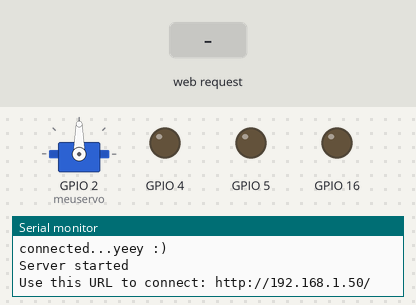
Recording of a sketch running on a simulated ESP8266 (NodeMCU). Parts: servo, output pins drawn as LEDs (lit = HIGH), the last lines printed to the serial monitor. The test bench sets the inputs (shaded band). WiFi joins after 1.5 s; servers stay silent unless stated.

Above: at 2.7 s.
2.8 s: HTTP request GET /D11 received
At 3.9 s:
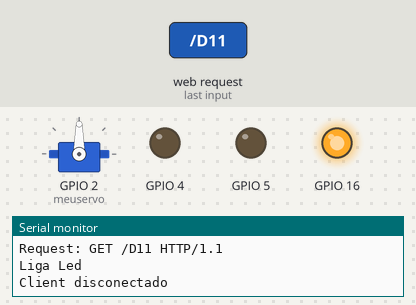
4.3 s: HTTP request GET /D21 received
At 5.0 s:
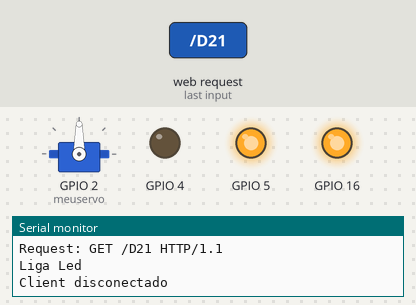
5.8 s: HTTP request GET /D10 received
At 6.2 s:
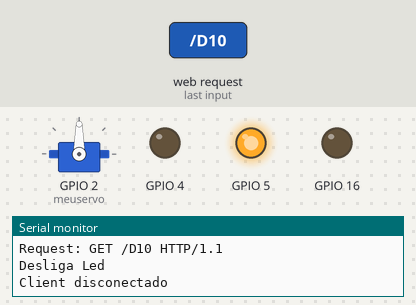
7.3 s: HTTP request GET /D31 received
At 8.5 s:
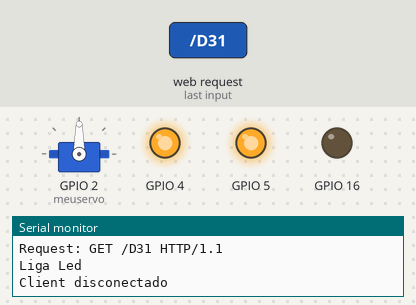
8.8 s: HTTP request GET /LED=OFF received
At 9.7 s:
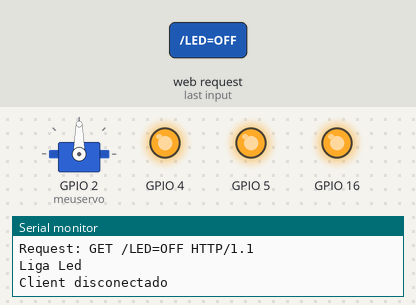
10.3 s: HTTP request GET /D20 received
At 10.8 s:
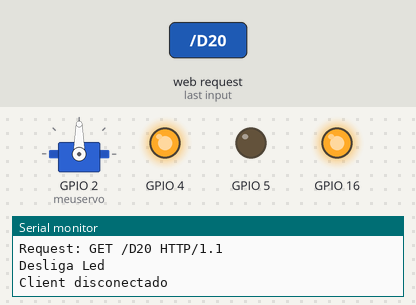
Timing chart, 0 to 12.8 s (numbered marks = the images above; inputs shaded):
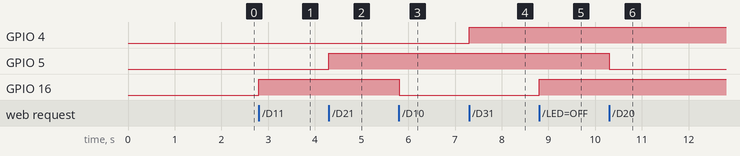

The sketch:

nodeMCU-AutoConnect-ipfixo-led-servo-interacao-web-novophp.ino
```cpp
#include <ESP8266WiFi.h>          //https://github.com/esp8266/Arduino

//needed for library
#include <DNSServer.h>
#include <ESP8266WebServer.h>
#include <WiFiManager.h>         //https://github.com/tzapu/WiFiManager

WiFiServer server(80);


//SERVO
#include <Servo.h>
Servo meuservo;

//DECLARACAO DE VARIAVEIS
String strTipo;
String strPino;
String strComando;


void setup() {
    // put your setup code here, to run once:
    Serial.begin(115200);

    //I-O
    pinMode(16, OUTPUT);
    pinMode(5, OUTPUT);
    pinMode(4, OUTPUT);

    //SERVO
    meuservo.attach(2);
    //WiFiManager
    //Local intialization. Once its business is done, there is no need to keep it around
    WiFiManager wifiManager;
    //reset saved settings
    //wifiManager.resetSettings();

    //set custom ip for portal
    wifiManager.setAPStaticIPConfig(IPAddress(192,168,0,75), IPAddress(192,168,0,1), IPAddress(255,255,255,0));


      //start-block2
  IPAddress _ip = IPAddress(192, 168, 0, 88);
  IPAddress _gw = IPAddress(192, 168, 0, 1);
  IPAddress _sn = IPAddress(255, 255, 255, 0);
  //end-block2

  wifiManager.setSTAStaticIPConfig(_ip, _gw, _sn);


    //fetches ssid and pass from eeprom and tries to connect
    //if it does not connect it starts an access point with the specified name
    //here  "AutoConnectAP"
    //and goes into a blocking loop awaiting configuration
    wifiManager.autoConnect("AutoConnectAP");
    //or use this for auto generated name ESP + ChipID
    //wifiManager.autoConnect();


    //if you get here you have connected to the WiFi
    Serial.println("connected...yeey :)");

    // Start the server
    server.begin();
    Serial.println("Server started");

    // Print the IP address
    Serial.print("Use this URL to connect: ");
    Serial.print("http://");
    Serial.print(WiFi.localIP());
    Serial.println("/");
}

void loop() {
  //Serial.println(value);

  //fim do loop------------------------------------------------------

  // Check if a client has connected
  WiFiClient client = server.available();
  if (!client) {
    return;
  }

  // Wait until the client sends some data
  Serial.println("Novo client");
  while(!client.available()){
    delay(1);
  }

  // Read the first line of the request
  String request = client.readStringUntil('\r');
  Serial.print("Request: ");
  Serial.println(request);


  client.flush();


  strTipo=request.substring(6,7);
  //strPino=
  //strComando=
  // Match the request
    //strTipo = cmd.substring(0,1);
    //strRepeticao = cmd.substring(1,2);
    //strLocal = cmd.substring(cmd.length() -1);
    //comando = cmd.substring(2,cmd.length() -1);

  if (strTipo == "D")  {
    Serial.println("PINO DIGITAL");
  }else if(strTipo == "S"){
    strPino=request.substring(6,9);
    strComando=request.substring(9,12);

    Serial.println("SERVO");
    meuservo.write(strComando.toInt());
  }else if(strTipo == "A"){
    Serial.println("PINO ANALOGICO");
  }


  if (request.indexOf("/D11") != -1)  {
    digitalWrite(16, HIGH);
    Serial.println("Liga Led");
  }
  if (request.indexOf("/D10") != -1)  {
    digitalWrite(16, LOW);
    Serial.println("Desliga Led");
  }


if (request.indexOf("/LED=OFF") != -1)  {
    digitalWrite(16, HIGH);
    Serial.println("Liga Led");
  }
  if (request.indexOf("/LED=ON") != -1)  {
    digitalWrite(16, LOW);
    Serial.println("Desliga Led");
  }


  if (request.indexOf("/D21") != -1)  {
    digitalWrite(5, HIGH);
    Serial.println("Liga Led");
  }
  if (request.indexOf("/D20") != -1)  {
    digitalWrite(5, LOW);
    Serial.println("Desliga Led");
  }

  if (request.indexOf("/D31") != -1)  {
    digitalWrite(04, HIGH);
    Serial.println("Liga Led");
  }
  if (request.indexOf("/D30") != -1)  {
    digitalWrite(04, LOW);
    Serial.println("Desliga Led");
  }
// Set ledPin according to the request
//digitalWrite(ledPin, value);

  // Return the response
  client.println("HTTP/1.1 200 OK");
  client.println("Content-Type: text/html");
  client.println(""); //  do not forget this one
  client.println("<!DOCTYPE HTML>");
  client.println("<html>");

  client.print("Led pin is now: ");


  client.println("<br><br>");
  client.println("<a href=\"/LED=ON\"\"><button>Turn On </button></a>");
  client.println("<a href=\"/LED=OFF\"\"><button>Turn Off </button></a><br />");
  client.println("</html>");

  delay(1);
  Serial.println("Client disconectado");
  Serial.println("");

}
```

Measured:
- after the input at 2.8 s, GPIO 16: LOW → HIGH at once
- after the input at 4.3 s, GPIO 5: LOW → HIGH at once
- after the input at 5.8 s, GPIO 16: HIGH → LOW at once
- after the input at 7.3 s, GPIO 4: LOW → HIGH at once
- after the input at 8.8 s, GPIO 16: LOW → HIGH at once
- after the input at 10.3 s, GPIO 5: HIGH → LOW at once
